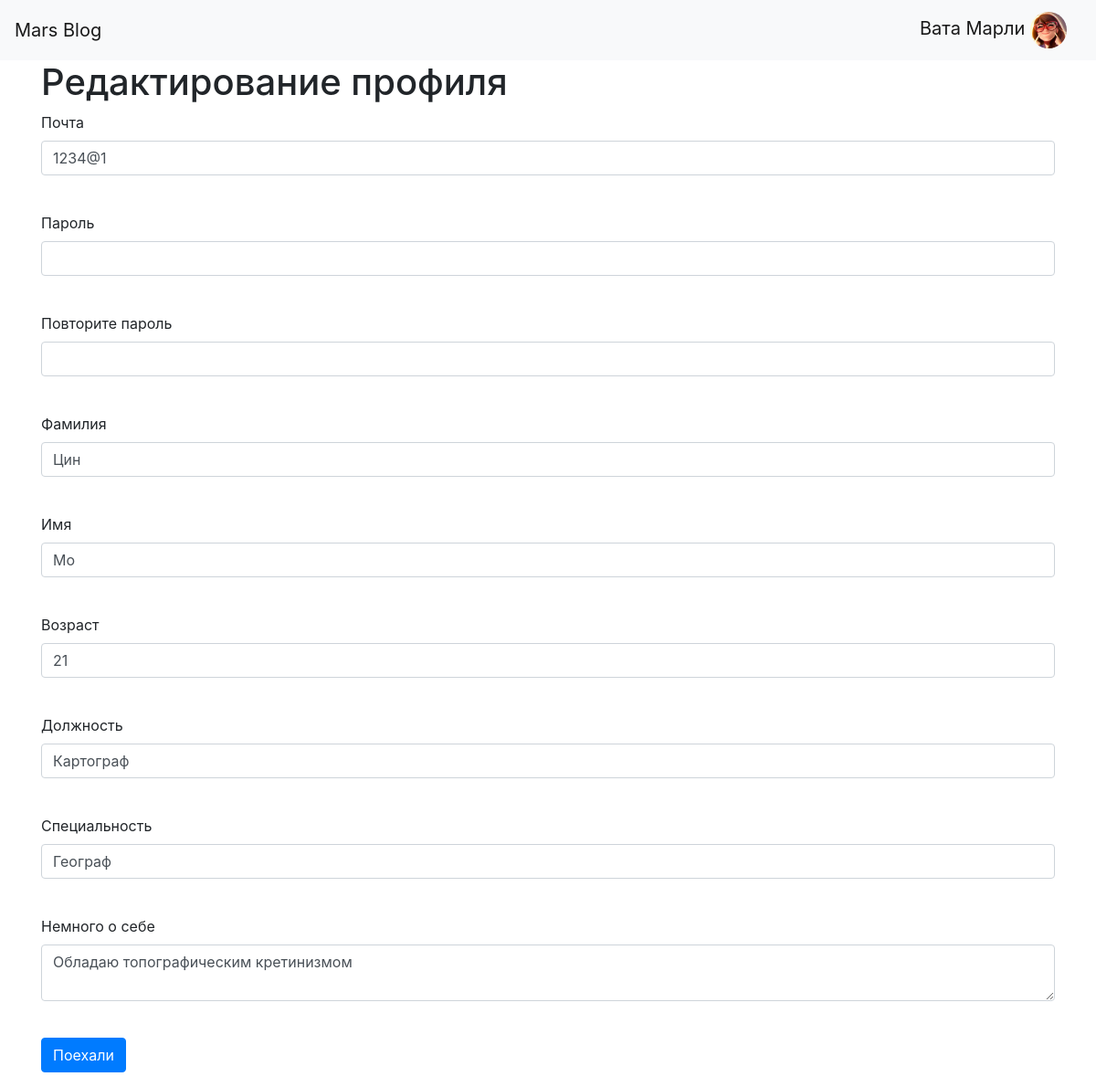
Screenshot of /user/2/edit_profile (signed in) with the database file from the repository.
### data/users.py (models this page shows, shortened)
class User(SqlAlchemyBase, UserMixin, SerializerMixin):
    __tablename__ = 'users'
    id = sqlalchemy.Column(sqlalchemy.Integer, primary_key=True, autoincrement=True)
    surname = sqlalchemy.Column(sqlalchemy.String, nullable=True)
    name = sqlalchemy.Column(sqlalchemy.String, nullable=True)
    age = sqlalchemy.Column(sqlalchemy.Integer, nullable=True)
    position = sqlalchemy.Column(sqlalchemy.String, nullable=True)
    speciality = sqlalchemy.Column(sqlalchemy.String, nullable=True)
    about = sqlalchemy.Column(sqlalchemy.String, nullable=True)
    email = sqlalchemy.Column(sqlalchemy.String, index=True, unique=True, nullable=True)
    photo = sqlalchemy.Column(sqlalchemy.String, default='photo.jpg')
    hashed_password = sqlalchemy.Column(sqlalchemy.String, nullable=True)
    modifed_date = sqlalchemy.Column(sqlalchemy.DateTime, default=datetime.datetime.now)
    news = orm.relation("News", back_populates='user')

### main.py (the view, shortened to what this page needs)
@app.route('/user/<int:id>/edit_profile', methods=['GET', 'POST'])
@login_required
def edit_user(id):
    form = RegisterForm()
    if request.method == "GET":
        db_sess = db_session.create_session()
        user = db_sess.query(User).get(id)
        if user:
            form.email.data = user.email
            form.surname.data = user.surname
            form.age.data = user.age
            form.name.data = user.name
            form.about.data = user.about
            form.position.data = user.position
            form.speciality.data = user.speciality
        else:
            abort(404)
    return render_template('register.html', title='Редактирование профиля', form=form)

### forms/user.py
class RegisterForm(FlaskForm):
    email = EmailField('Почта', validators=[DataRequired()])
    password = PasswordField('Пароль', validators=[DataRequired()])
    password_again = PasswordField('Повторите пароль', validators=[DataRequired()])
    surname = StringField('Фамилия', validators=[DataRequired()])
    name = StringField('Имя', validators=[DataRequired()])
    about = TextAreaField("Немного о себе")
    age = StringField('Возраст', validators=[DataRequired()])
    position = StringField('Должность', validators=[DataRequired()])
    speciality = StringField('Специальность', validators=[DataRequired()])
    submit = SubmitField('Поехали')

### data/db_session.py (called while the page is built)
def create_session() -> Session:
    global __factory
    return __factory()

### main.py (called while the page is built)
@login_manager.user_loader
def load_user(user_id):
    db_sess = db_session.create_session()
    return db_sess.query(User).get(user_id)

### templates/register.html (shortened to what this page needs)
{% extends "base.html" %}
{% block content %}
<h1>{{ title }}</h1>
<form action="" method="post">
  <p>
    {{ form.email.label }}<br>
    {{ form.email(class="form-control", type="email") }}<br>
  </p>
  <p>
    {{ form.password.label }}<br>
    {{ form.password(class="form-control", type="password") }}<br>
  </p>
  <p>
    {{ form.password_again.label }}<br>
    {{ form.password_again(class="form-control", type="password") }}<br>
  </p>
  <p>
    {{ form.surname.label }}<br>
    {{ form.surname(class="form-control") }}<br>
  </p>
  <p>
    {{ form.name.label }}<br>
    {{ form.name(class="form-control") }}<br>
  </p>
  <p>
    {{ form.age.label }}<br>
    {{ form.age(class="form-control") }}<br>
  </p>
  <p>
    {{ form.position.label }}<br>
    {{ form.position(class="form-control") }}<br>
  </p>
  <p>
    {{ form.speciality.label }}<br>
    {{ form.speciality(class="form-control") }}<br>
  </p>
  <p>
    {{ form.about.label }}<br>
    {{ form.about(class="form-control") }}<br>
  </p>
  <p>{{ form.submit(type="submit", class="btn btn-primary") }}</p>
</form>
{% endblock %}

### templates/base.html (shortened to what this page needs)
<!doctype html>
<html lang="en">
<head>
  <link rel="stylesheet"
        href="https://stackpath.bootstrapcdn.com/bootstrap/4.4.1/css/bootstrap.min.css"
>
  <link rel="stylesheet" type="text/css" href="/static/css/style.css"/>
</head>
<body>
<header>
  <nav class="navbar navbar-light bg-light justify-content-between">
    <a class="navbar-brand" href="/">Mars Blog</a>
    {% if current_user.is_authenticated %}
    <a class="navbar-brand" href="/user/{{ current_user.id }}">
      {{ current_user.surname }} {{ current_user.name }}
      <img src="/static/img/{{ current_user.photo }}" width="40" height="40" alt=""
           class="rounded-circle">
    </a>
    {% else %}
    <p>
      <a class="btn btn-primary " href="/register">Зарегистрироваться</a>
      <a class="btn btn-success" href="/login">Войти</a>
    </p>
    {% endif %}
  </nav>
</header>
<main role="main" class="container">
  {% block content %}{% endblock %}
</main>
</body>
</html>

### rows the page displays
User: surname "Вата", name "Марли", photo (picture)
User: email "1234@1", surname "Цин", name "Мо", age "21", position "Картограф", speciality "Географ", about "Обладаю топографическим кретинизмом"

### other values shown
{{ title }} "Редактирование профиля"
